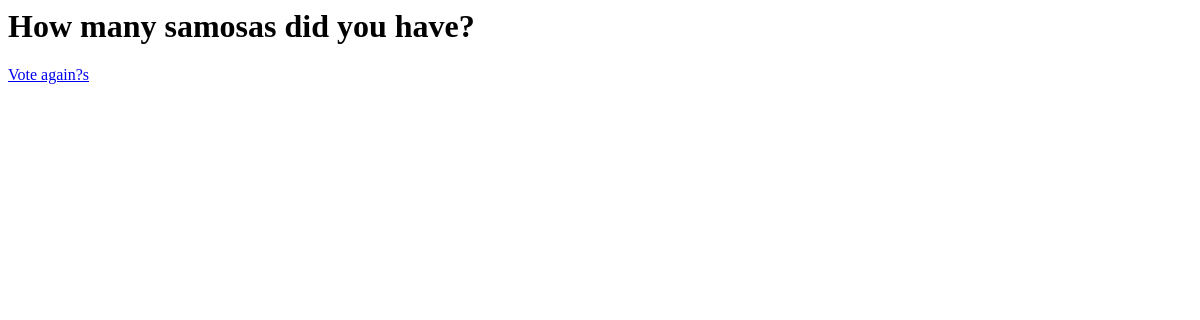
The app's page /polls/1/results/, older data.
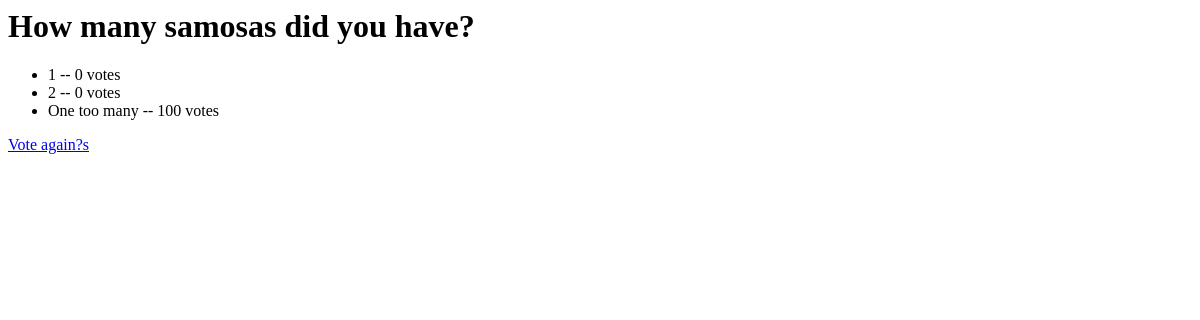
The same page, newer data.
### polls/models.py (models this page shows, shortened)
@python_2_unicode_compatible
class Choice(models.Model):
	questeion = models.ForeignKey(Question, on_delete=models.CASCADE)
	choice_text = models.CharField(max_length=200)
	votes = models.IntegerField(default=0)

### polls/views.py (the view)
# urls.py: url(r'^(?P<pk>[0-9]+)/results/$',views.ResultsView.as_view(), name='results'),
class ResultsView(generic.DetailView):
	model = Question
	template_name = 'polls/results.html'

### polls/templates/polls/results.html
<h1>{{ question.question_text}}</h1>
<ul>
{% for choice in question.choice_set.all %}
	<li>
		{{ choice.choice_text }} -- {{ choice.votes }} vote{{choice.votes|pluralize }}
	</li>
{% endfor %}
</ul>
<a href="{% url 'polls:detail' question.id %}">Vote again?s</a>

Row changes from the older to the newer data that the page shows:
added Choice: choice_text "1", votes "0"
added Choice: choice_text "2", votes "0"
added Choice: choice_text "One too many", votes "100"
